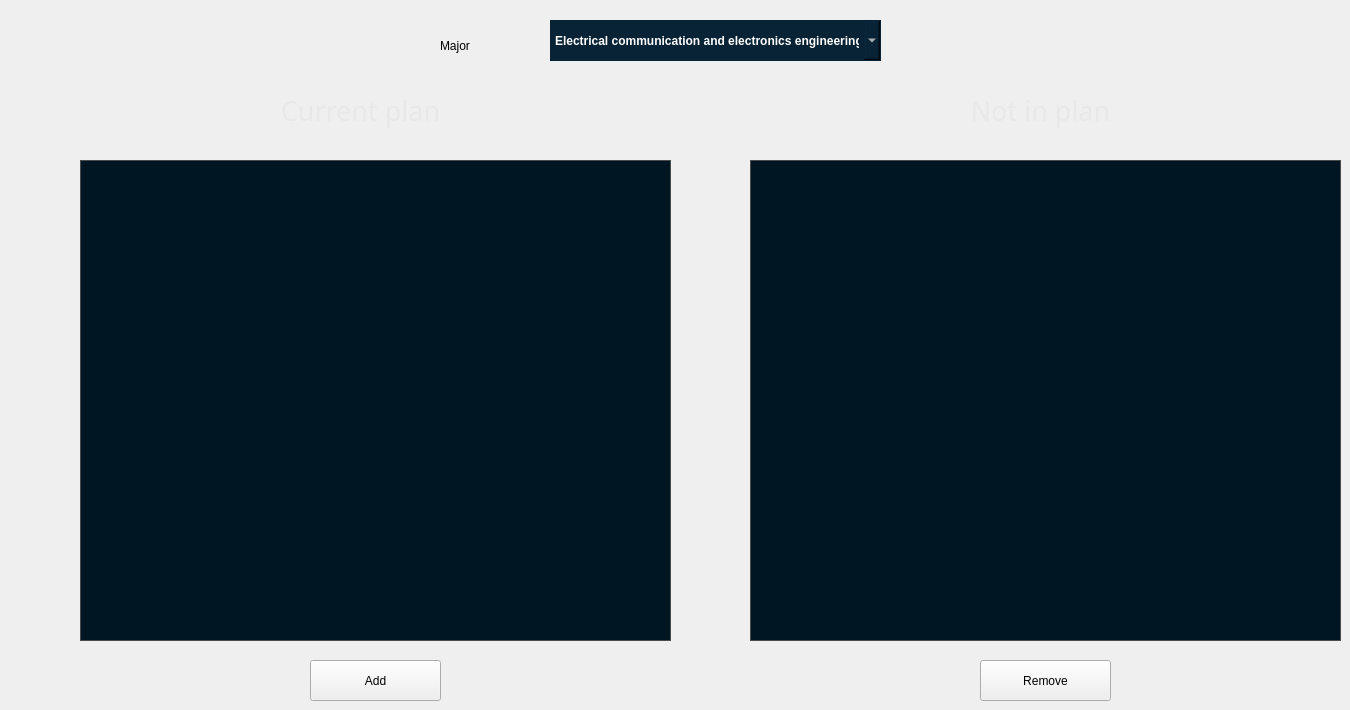
    <widget class="QWidget" name="tab_6">
     <attribute name="title">
      <string>Plan Mangment</string>
     </attribute>
     <widget class="QLabel" name="label_32">
      <property name="geometry">
       <rect>
        <x>440</x>
        <y>30</y>
        <width>91</width>
        <height>31</height>
       </rect>
      </property>
      <property name="text">
       <string>Major</string>
      </property>
     </widget>
     <widget class="QComboBox" name="Tab6_Major_combobox">
      <property name="geometry">
       <rect>
        <x>550</x>
        <y>20</y>
        <width>331</width>
        <height>41</height>
       </rect>
      </property>
      <property name="styleSheet">
       <string notr="true">QComboBox {
    background-color: #082336;
    color: white;
    font-weight: bold;
    border: 1px solid #082336;
}

QComboBox QAbstractItemView {
    background-color: #082336;
    color: white;
    font-weight: bold;
}

QComboBox QAbstractItemView::item:hover {
    background-color: #0a2d44; /* slightly lighter hover */
}
</string>
      </property>
      <item>
       <property name="text">
        <string>Electrical communication and electronics engineering</string>
       </property>
      </item>
      <item>
       <property name="text">
        <string>Electrical computer engineering</string>
       </property>
      </item>
      <item>
       <property name="text">
        <string>Electrical power and machines engineering</string>
       </property>
      </item>
      <item>
       <property name="text">
        <string>Electrical biomedical engineering</string>
       </property>
      </item>
     </widget>
     <widget class="QLabel" name="welcomeLabel_3">
      <property name="geometry">
       <rect>
        <x>210</x>
        <y>90</y>
        <width>301</width>
        <height>41</height>
       </rect>
      </property>
      <property name="font">
       <font>
        <family>Consolas,Courier New,monospace</family>
        <pointsize>20</pointsize>
        <weight>50</weight>
        <italic>false</italic>
        <bold>false</bold>
       </font>
      </property>
      <property name="styleSheet">
       <string notr="true">QLabel{
    font-family: Consolas, &quot;Courier New&quot;, monospace;
	color: rgb(232, 232, 232);
	font: 20pt;
}</string>
      </property>
      <property name="text">
       <string>Current plan</string>
      </property>
      <property name="alignment">
       <set>Qt::AlignCenter</set>
      </property>
     </widget>
     <widget class="QLabel" name="welcomeLabel_4">
      <property name="geometry">
       <rect>
        <x>890</x>
        <y>90</y>
        <width>301</width>
        <height>41</height>
       </rect>
      </property>
      <property name="font">
       <font>
        <family>Consolas,Courier New,monospace</family>
        <pointsize>20</pointsize>
        <weight>50</weight>
        <italic>false</italic>
        <bold>false</bold>
       </font>
      </property>
      <property name="styleSheet">
       <string notr="true">QLabel{
    font-family: Consolas, &quot;Courier New&quot;, monospace;
	color: rgb(232, 232, 232);
	font: 20pt;
}</string>
      </property>
      <property name="text">
       <string>Not in plan</string>
      </property>
      <property name="alignment">
       <set>Qt::AlignCenter</set>
      </property>
     </widget>
     <widget class="QTableWidget" name="Tab6_CurrentPlan_table">
      <property name="geometry">
       <rect>
        <x>80</x>
        <y>160</y>
        <width>591</width>
        <height>481</height>
       </rect>
      </property>
      <property name="styleSheet">
       <string notr="true">    
    QTableWidget {
        background-color: #001622;
        color: white;
        font-size: 14px;
        border: 1px solid #4c4c4c;
    }

    QHeaderView::section {
        background-color: #0b2e4a;
        color: white;
        padding: 5px;
        border: 1px solid #32414B;
        font-weight: bold;
    }

    QTableWidget::item:selected {
        background-color: #1e90ff;
        color: black;
    }</string>
      </property>
      <property name="verticalScrollBarPolicy">
       <enum>Qt::ScrollBarAlwaysOff</enum>
      </property>
      <property name="horizontalScrollBarPolicy">
       <enum>Qt::ScrollBarAlwaysOff</enum>
      </property>
      <property name="editTriggers">
       <set>QAbstractItemView::NoEditTriggers</set>
      </property>
      <property name="showGrid">
       <bool>false</bool>
      </property>
      <property name="cornerButtonEnabled">
       <bool>false</bool>
      </property>
     </widget>
     <widget class="QTableWidget" name="Tab6_NoPlan_table">
      <property name="geometry">
       <rect>
        <x>750</x>
        <y>160</y>
        <width>591</width>
        <height>481</height>
       </rect>
      </property>
      <property name="styleSheet">
       <string notr="true">    
    QTableWidget {
        background-color: #001622;
        color: white;
        font-size: 14px;
        border: 1px solid #4c4c4c;
    }

    QHeaderView::section {
        background-color: #0b2e4a;
        color: white;
        padding: 5px;
        border: 1px solid #32414B;
        font-weight: bold;
    }

    QTableWidget::item:selected {
        background-color: #1e90ff;
        color: black;
    }</string>
      </property>
      <property name="verticalScrollBarPolicy">
       <enum>Qt::ScrollBarAlwaysOff</enum>
      </property>
      <property name="horizontalScrollBarPolicy">
       <enum>Qt::ScrollBarAlwaysOff</enum>
      </property>
      <property name="editTriggers">
       <set>QAbstractItemView::NoEditTriggers</set>
      </property>
      <property name="showGrid">
       <bool>false</bool>
      </property>
      <property name="columnCount">
       <number>0</number>
      </property>
     </widget>
     <widget class="QPushButton" name="Tab6_AddPlan">
      <property name="geometry">
       <rect>
        <x>310</x>
        <y>660</y>
        <width>131</width>
        <height>41</height>
       </rect>
      </property>
      <property name="text">
       <string>Add</string>
      </property>
     </widget>
     <widget class="QPushButton" name="Tab6_DeletePlan">
      <property name="geometry">
       <rect>
        <x>980</x>
        <y>660</y>
        <width>131</width>
        <height>41</height>
       </rect>
      </property>
      <property name="text">
       <string>Remove</string>
      </property>
     </widget>
    </widget>
